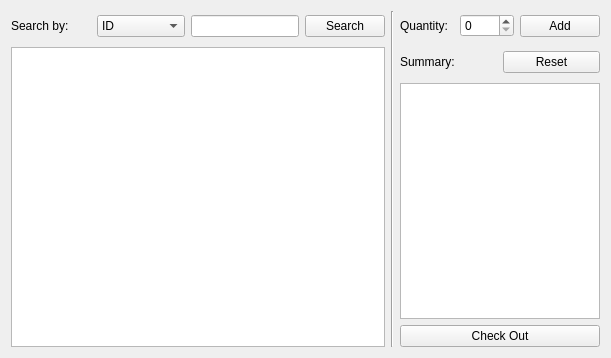
          <widget class="QWidget" name="tab_selling">
           <attribute name="title">
            <string>Selling</string>
           </attribute>
           <layout class="QGridLayout" name="gridLayout_4">
            <item row="0" column="0">
             <layout class="QGridLayout" name="gridLayout_2">
              <item row="0" column="0">
               <layout class="QGridLayout" name="gridLayout">
                <item row="0" column="0">
                 <widget class="QLabel" name="label">
                  <property name="minimumSize">
                   <size>
                    <width>80</width>
                    <height>30</height>
                   </size>
                  </property>
                  <property name="maximumSize">
                   <size>
                    <width>80</width>
                    <height>30</height>
                   </size>
                  </property>
                  <property name="text">
                   <string>Search by: </string>
                  </property>
                  <property name="alignment">
                   <set>Qt::AlignLeading|Qt::AlignLeft|Qt::AlignVCenter</set>
                  </property>
                 </widget>
                </item>
                <item row="0" column="1">
                 <widget class="QComboBox" name="comboBox_selling_searchBy">
                  <item>
                   <property name="text">
                    <string>ID</string>
                   </property>
                  </item>
                  <item>
                   <property name="text">
                    <string>Name</string>
                   </property>
                  </item>
                  <item>
                   <property name="text">
                    <string>EAN Code</string>
                   </property>
                  </item>
                  <item>
                   <property name="text">
                    <string>Brand</string>
                   </property>
                  </item>
                 </widget>
                </item>
                <item row="0" column="2">
                 <widget class="QLineEdit" name="lineEdit_selling_search">
                  <property name="enabled">
                   <bool>true</bool>
                  </property>
                 </widget>
                </item>
                <item row="0" column="3">
                 <widget class="QPushButton" name="button_selling_search">
                  <property name="text">
                   <string>Search</string>
                  </property>
                 </widget>
                </item>
               </layout>
              </item>
              <item row="1" column="0">
               <widget class="QTableView" name="tableView_selling_search">
                <property name="minimumSize">
                 <size>
                  <width>0</width>
                  <height>300</height>
                 </size>
                </property>
                <property name="selectionBehavior">
                 <enum>QAbstractItemView::SelectRows</enum>
                </property>
               </widget>
              </item>
             </layout>
            </item>
            <item row="0" column="1">
             <widget class="Line" name="line">
              <property name="orientation">
               <enum>Qt::Vertical</enum>
              </property>
             </widget>
            </item>
            <item row="0" column="2">
             <layout class="QGridLayout" name="gridLayout_3">
              <item row="0" column="0">
               <layout class="QHBoxLayout" name="horizontalLayout">
                <item>
                 <widget class="QLabel" name="label_2">
                  <property name="minimumSize">
                   <size>
                    <width>0</width>
                    <height>30</height>
                   </size>
                  </property>
                  <property name="maximumSize">
                   <size>
                    <width>16777215</width>
                    <height>30</height>
                   </size>
                  </property>
                  <property name="text">
                   <string>Quantity:</string>
                  </property>
                  <property name="alignment">
                   <set>Qt::AlignLeading|Qt::AlignLeft|Qt::AlignVCenter</set>
                  </property>
                 </widget>
                </item>
                <item>
                 <widget class="QSpinBox" name="spinBox_selling_quantity"/>
                </item>
                <item>
                 <widget class="QPushButton" name="button_selling_add">
                  <property name="text">
                   <string>Add</string>
                  </property>
                 </widget>
                </item>
               </layout>
              </item>
              <item row="1" column="0">
               <layout class="QHBoxLayout" name="horizontalLayout_8">
                <item>
                 <widget class="QLabel" name="label_3">
                  <property name="minimumSize">
                   <size>
                    <width>0</width>
                    <height>30</height>
                   </size>
                  </property>
                  <property name="maximumSize">
                   <size>
                    <width>16777215</width>
                    <height>30</height>
                   </size>
                  </property>
                  <property name="text">
                   <string>Summary:</string>
                  </property>
                 </widget>
                </item>
                <item>
                 <widget class="QPushButton" name="button_selling_reset">
                  <property name="text">
                   <string>Reset</string>
                  </property>
                 </widget>
                </item>
               </layout>
              </item>
              <item row="2" column="0">
               <widget class="QTextBrowser" name="textBrowser_selling_summary">
                <property name="maximumSize">
                 <size>
                  <width>200</width>
                  <height>16777215</height>
                 </size>
                </property>
               </widget>
              </item>
              <item row="3" column="0">
               <widget class="QPushButton" name="button_selling_checkOut">
                <property name="text">
                 <string>Check Out</string>
                </property>
               </widget>
              </item>
             </layout>
            </item>
           </layout>
          </widget>
